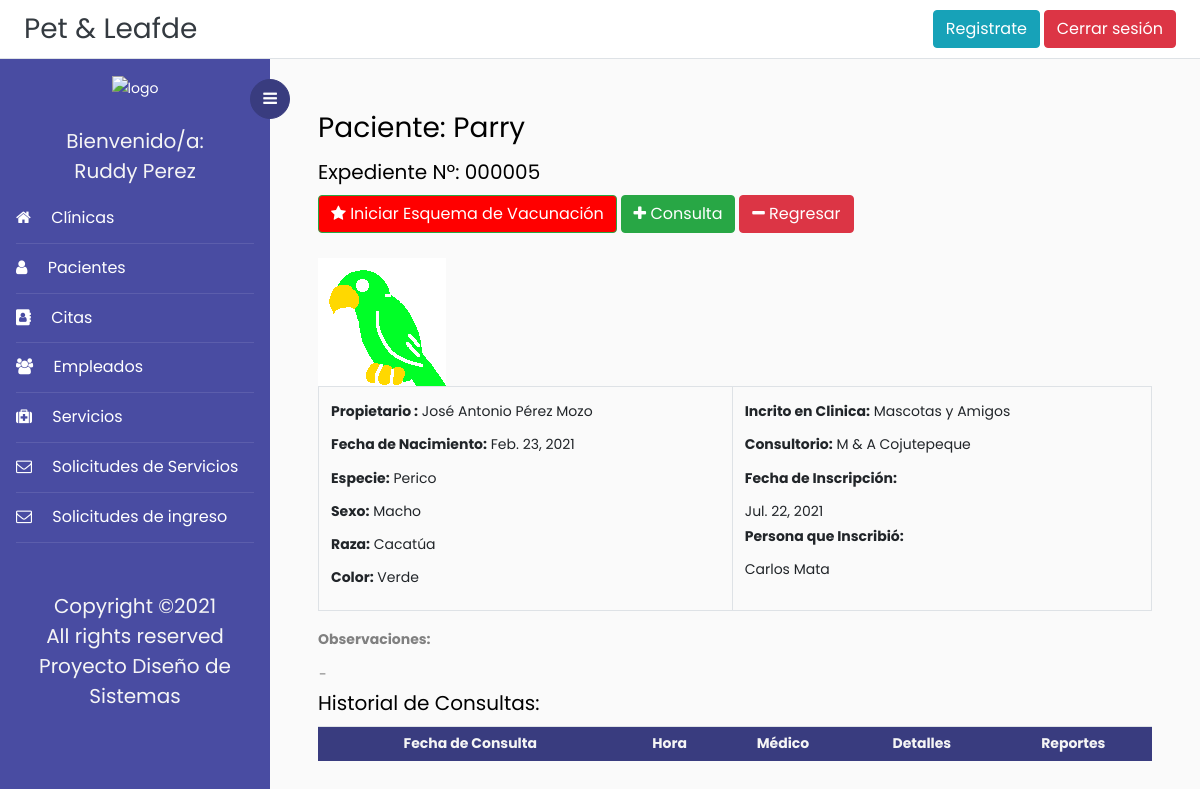
The app's page /expediente/3 (signed in), older data.
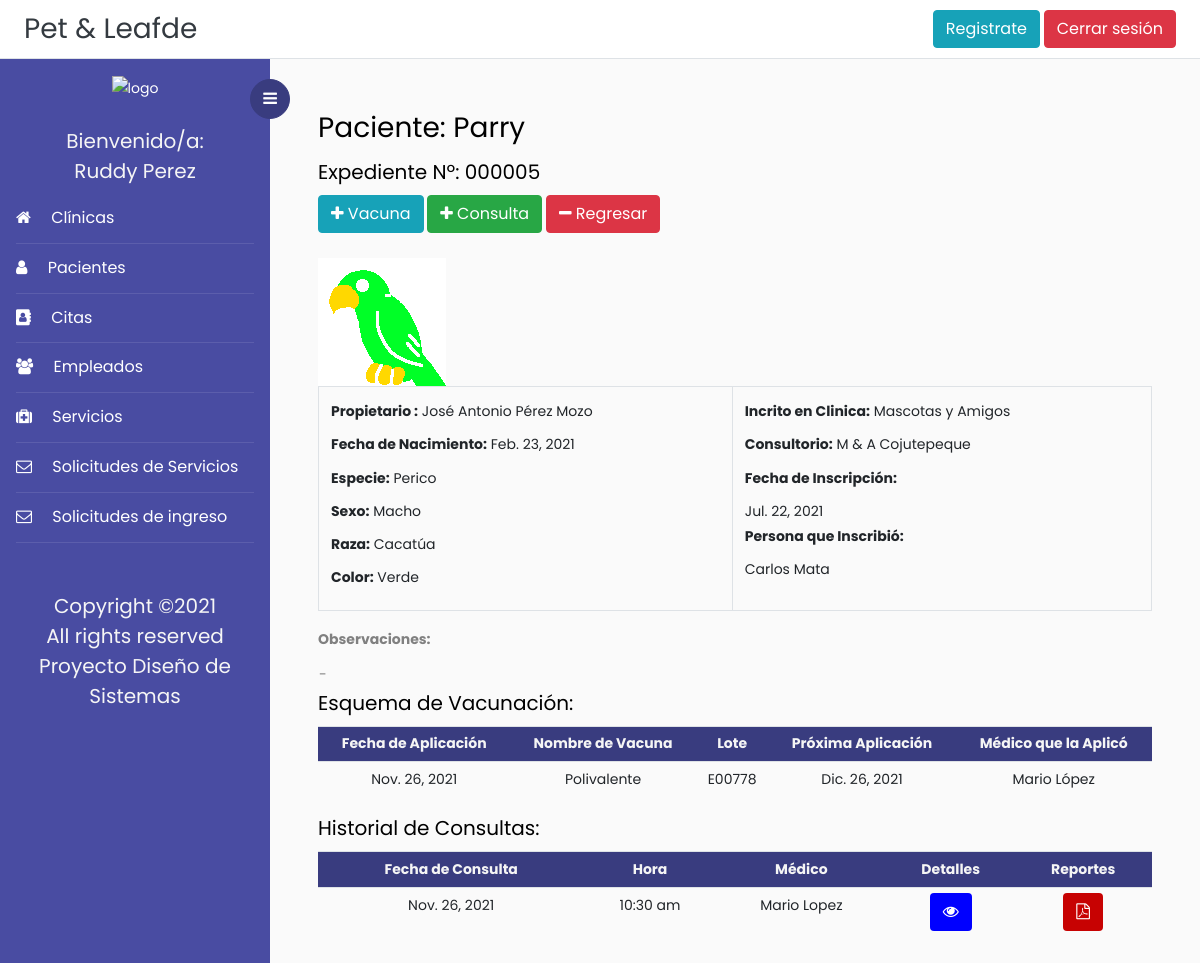
The same page, newer data.
### Veterinaria/models.py (models this page shows, shortened)
class Expediente (models.Model):
    id = models.AutoField(primary_key = True)
    pacienteId = models.ForeignKey('Paciente', on_delete = models.PROTECT, null=True)
    clinica = models.ForeignKey('Clinica', on_delete = models.PROTECT)
    consultorio = models.ForeignKey('Consultorio', on_delete = models.PROTECT)

class Paciente(models.Model):
    id = models.AutoField(primary_key=True)
    foto = models.ImageField(upload_to='fotos', null = True)
    nombrePac = models.CharField(max_length=50,help_text="", validators=[solo_Letras])
    SEXO = (('m','Macho'),('h', 'Hembra'))# Estructura para la selección del sexo del paciente
    sexo = models.CharField(max_length=10, choices=SEXO, blank=True, help_text='')
    especie = models.CharField(max_length=50, help_text="", validators=[solo_Letras])
    raza = models.CharField(max_length=50,help_text="", validators=[solo_Letras])
    color = models.CharField(max_length=50,help_text="", validators=[solo_Letras])
    fechaNacimPac = models.DateField(null=False, blank=True, validators=[validar_Fecha])
    observaciones = models.CharField(max_length=500, null = True, blank=True)
    fechaInscrip = models.DateField(auto_now_add = True)# fecha de inscripcion del paciente
    personaInscrip = models.CharField(max_length=70,help_text="", validators=[solo_Letras])
    activo = models.BooleanField(blank=True,  default=1)
    propietario = models.ForeignKey('Propietario', on_delete = models.SET_NULL, null=True)

class Propietario(models.Model):
    dui = models.CharField(max_length=10, help_text="########-#", primary_key=True,validators=[formato_Dui])
    nombre = models.CharField(max_length=100, validators=[solo_Letras])
    apellido = models.CharField(max_length=100, validators=[solo_Letras])
    fechaNacim = models.DateField(validators=[validar_Fecha])
    edad = models.IntegerField(help_text="Se calculará automaticamente",validators=[solo_Numeros])
    direccion = models.CharField(max_length=100,help_text="Calle, Colonia, Cantón ...")
    departamento = models.ForeignKey('Departamento', on_delete = models.SET_NULL, null=True)
    municipio = models.ForeignKey('Municipio', on_delete = models.SET_NULL, null=True)
    correo = models.CharField(max_length=50,help_text="")
    telefono = models.CharField(max_length=9,help_text="####-####",validators=[formato_Telefono])
    def __str__(self): #Para que retorne el nombre y no el Id
        return self.nombre + " " + self.apellido

class Clinica(models.Model):
    id = models.IntegerField(primary_key = True)
    propietario = models.CharField(max_length=50, validators=[solo_Letras])
    nombre = models.CharField(max_length=60)
    direccion = models.TextField()
    horarios = models.CharField(max_length=50)
    telefono = models.CharField(max_length=9)
    fechaIngreso = models.DateField(auto_now_add=True, null=True)
    correoElectronico = models.CharField(max_length=200, null=True)
    ESTADO = (('Activa','Activa'),('Inactiva', 'Inactiva'))
    estado = models.CharField(max_length=10, choices=ESTADO, default="Activa")
    def __str__(self):
        return self.nombre

class Consultorio(models.Model):
    clinica = models.ForeignKey('Clinica', on_delete = models.CASCADE)
    nombre = models.CharField(max_length=60)
    direccion = models.TextField()
    longitud = models.FloatField(blank=True, null=True)
    latitud = models.FloatField(blank=True, null=True)
    correoElectronico = models.CharField(max_length=200, null=True)
    horarios = models.CharField(max_length=50)
    telefono = models.CharField(max_length=9, validators=[formato_Telefono])
    servicios = models.ManyToManyField('Servicio')
    fechaIngreso = models.DateField(auto_now_add=True, null=True)
    ESTADO = (('Activa','Activa'),('Inactiva', 'Inactiva'))
    estado = models.CharField(max_length=10, choices=ESTADO, default="Activa")
    def __str__(self):
        return self.nombre

class Vacuna(models.Model):
    id = models.AutoField(primary_key = True)
    paciente = models.ForeignKey('Paciente', on_delete = models.PROTECT, null=True)
    fechaAplic = models.DateField(auto_now_add = True)# fecha de agrecada la vacuna
    nombre = models.CharField(max_length=100,null=False)
    lote = models.CharField(max_length=10,null=False)
    fechaProx = models.DateField(validators=[fecha_mayor],null=False)# fecha de creación de la consulta
    aplicador = models.CharField(max_length=70,null=False, validators=[solo_Letras])

class Consulta (models.Model):
    id = models.AutoField(primary_key = True)
    medico = models.CharField(max_length=70,null=False, validators=[solo_Letras])
    pacienteId = models.ForeignKey('Paciente', on_delete = models.PROTECT, null=True)
    edad = models.CharField(max_length=2, null=False, validators=[solo_Numeros])
    peso = models.CharField(max_length=10, null=False)
    fechaConsulta = models.DateField(auto_now_add = True)# fecha de creación de la consulta
    hora = models.CharField(max_length=10, null=False)
    observaciones = models.CharField(max_length=100, null = True, blank=True)
    medicamento = models.CharField(max_length=200, null = True, blank=True)
    examenes = models.CharField(max_length=200, null = True, blank=True)
    proximoCont = models.DateField(null=True, validators=[fecha_mayor])
    clinica = models.ForeignKey('Clinica', on_delete = models.PROTECT)
    consultorio = models.ForeignKey('Consultorio', on_delete = models.PROTECT)

### Veterinaria/views.py (the view)
# urls.py: path('expediente/<int:pk>', login_required(DetalleExpediente), name='expediente'),
def DetalleExpediente (request, pk):
    vacunas = Vacuna.objects.filter(paciente_id = pk)
    sinVacunas = 0
    if request.method == 'GET':
        if vacunas.exists() == False: # Si no tiene vacunas
            sinVacunas = 1 #Ponemos esto a 1
        exp = Expediente.objects.filter(pacienteId_id = pk).first()
        consultas = Consulta.objects.filter(pacienteId_id = pk)
    return render(request, 'Plantillas/detalleExpediente.html', {'exp':exp,'cons':consultas,'sinVacunas':sinVacunas,'vacunas':vacunas})

### Veterinaria/templates/Plantillas/detalleExpediente.html (shortened to what this page needs)
{% extends 'base.html' %}
{% block content %}
<div>
    <h3>Paciente: {{exp.pacienteId.nombrePac}}</h3>
</div>
<div>
    <h5>Expediente Nº:
    {% if exp.id <= 9 %}
        00000{{exp.id}}
    {% endif %}
    </h5>
</div>
<div>
    {% if exp.pacienteId.activo == 1%}
        {% if sinVacunas == 1 %}
        <a href="{% url 'agregar_vacuna' exp.pacienteId.pk %}" class="btn btn-success" style="color:white; background-color:red"><i class="fa fa-star" aria-hidden="true"></i> Iniciar Esquema de Vacunación</a>
        {% else %}
        <a href="{% url 'agregar_vacuna' exp.pacienteId.pk %}" class="btn btn-info" ><i class="fa fa-plus" aria-hidden="true"></i> Vacuna</a>
        {% endif%}
        <a href="{% url 'registrar_consulta' exp.pacienteId.pk%}" class="btn btn-success""><i class="fa fa-plus" aria-hidden="true"></i> Consulta</a>
    {% endif%}
    <a href="{% url 'listado_pacientes'%}" class="btn btn-danger"><i class="fa fa-minus" aria-hidden="true"></i> Regresar</a>
</div>
<br>
    <div>
            <img src=" {{ exp.pacienteId.foto.url }}"/>
    </div>
    <table class = "table table-bordered">
        <tr>
            <td>
                <div>
                    <B><label>Propietario : </label></B>    {{exp.pacienteId.propietario}}
                </div>
                <div>
                    <B><label>Fecha de Nacimiento: </label></B>    {{exp.pacienteId.fechaNacimPac}}
                </div>
                <div>
                <B><label>Especie: </label></B>    {{exp.pacienteId.especie}}
                </div>
                <div>
                    <B><label>Sexo: </label></B>    {% if exp.pacienteId.sexo == 'h' %}Hembra{%else%}Macho{%endif%}
                </div>
                <div>
                    <B><label>Raza: </label></B>    {{exp.pacienteId.raza}}
                </div>
                <div>
                    <B><label>Color: </label></B>    {{exp.pacienteId.color}}
                </div>
            </td>
            <td style="text-align: top">
                 <div >
                    <B><label>Incrito en Clinica: </label></B>    {{exp.clinica}}
                </div>
                <div >
                    <B><label>Consultorio: </label></B>    {{exp.consultorio}}
                </div>
                <div>
                    <B><label>Fecha de Inscripción: </label></B>
                </div>
                <div>
                   {{exp.pacienteId.fechaInscrip}}
                </div>
                <div>
                    <B><label>Persona que Inscribió: </label></B>
                </div>
                <div>
                    {{exp.pacienteId.personaInscrip}}
                </div>
            </td>
        </tr>
    </table>
    <div>
        <B><label>Observaciones: </label></B><br>
        <table>
            <tr>
                <td width="800">
                    {% if exp.pacienteId.observaciones == None %}
                        -
                    {% else %}
                        <p>{{exp.pacienteId.observaciones}}</p>
                    {% endif %}
                </td>
            </tr>
        </table>
    </div>
{% if sinVacunas == 0%}
<div>
    <h5>Esquema de Vacunación:</h5>
</div>
<table  class="table table-sm">
		<tr style="text-align: center; background-color: #393c7f; color:whitesmoke;">
			<th style="text-align: center">Fecha de Aplicación</th>
            <th style="text-align: center">Nombre de Vacuna</th>
			<th style="text-align: center">Lote</th>
            <th style="text-align: center">Próxima Aplicación</th>
            <th style="text-align: center">Médico que la Aplicó</th>
		</tr>
		{% for v in vacunas %}
		<tr>
			<td style="text-align: center">{{v.fechaAplic}}</td>
			<td style="text-align: center">{{v.nombre}}</td>
            <td style="text-align: center">{{v.lote}}</td>
            <td style="text-align: center">{{v.fechaProx}}</td>
            <td style="text-align: center">{{v.aplicador}}</td>
		{% endfor %}
	</table>
{% endif %}
<div>
    <h5>Historial de Consultas: </h5>
</div>
<table  class="table table-sm">
		<tr style="text-align: center; background-color: #393c7f; color:whitesmoke;">
			<th style="text-align: center">Fecha de Consulta</th>
            <th style="text-align: center">Hora</th>
			<th style="text-align: center">Médico</th>
            <th style="text-align: center">Detalles</th>
            <th style="text-align: center">Reportes</th>
		</tr>
		{% for c in cons %}
		<tr>
			<td style="text-align: center">
				{{c.fechaConsulta}}
			</td>
			<td style="text-align: center">
                {{c.hora}}
            </td>
            <td style="text-align: center">
                {{c.medico}}
            </td>
			<td style="text-align:center;">
					<a href="{% url 'detalle_consulta' c.pk %}" class="btn"  style="color:white; background-color:blue"><i class="fa fa-eye" aria-hidden="true"></i></a>
				</td>
            <td style="text-align:center;">
                <a href="{% url 'reporte_Consulta' c.pk %}" class="btn"
                    style="color:white; background-color:rgb(199, 2, 2)"><i class="fa fa-file-pdf-o"
                        aria-hidden="true"></i></a>
            </td>
			</tr>
		{% endfor %}
	</table>
{% endblock content%}

### Veterinaria/templates/base.html (shortened to what this page needs)
<!doctype html>
<html lang="en">
  <head>
	<link rel="stylesheet" href="https://cdnjs.cloudflare.com/ajax/libs/select2/4.0.13/css/select2.min.css" />
    <link rel="stylesheet" href="https://cdn.jsdelivr.net/bxslider/4.2.12/jquery.bxslider.css">
	<link rel="stylesheet" href="https://stackpath.bootstrapcdn.com/font-awesome/4.7.0/css/font-awesome.min.css">
    {% load static %}
	<link rel="stylesheet" href="{% static 'css/style.css' %}">
    <link href='https://api.mapbox.com/mapbox-gl-js/v2.3.1/mapbox-gl.css' rel='stylesheet' />
  </head>
  <body>
		{% block navbar %}
	  <div class="d-flex flex-column flex-md-row align-items-center p-2 px-md-4 bg-white border-bottom box-shadow">
      <h3 class="my-0 mr-md-auto font-weight-normal" ><a class="text-dark" href="{% url 'index' %}">Pet & Leafde</a></h3>
	  <a class="btn btn-info" href="{% url 'registro'%}">Registrate</a>&nbsp;
	  {% if request.user.is_authenticated %}
      <a class="btn btn-danger" href="{% url 'logout' %}">Cerrar sesión</a>
	  {% else %}
	  <a class="btn btn-success" href="{% url 'login' %}">Iniciar sesión</a>
	  {% endif %}
    </div>
		<div class="wrapper d-flex align-items-stretch">
			<nav id="sidebar">
				<div class="custom-menu">
					<button type="button" id="sidebarCollapse" class="btn btn-primary">
	          <i class="fa fa-bars"></i>
	        </button>
        </div>
				<div class="p-3">
        <div class="contenedor_logo" align="center">
            <img  class="logo"  src="{% static 'images/logo.png'%}" alt="logo">
        </div>&nbsp;
			{% if request.user.is_authenticated %}
			<h5 style="color:whitesmoke;" class="my-0 mr-md-auto font-weight-normal" align ="center">Bienvenido/a:</h5>
			<h5 style="color:whitesmoke;" align ='center'>{{user.first_name}} {{user.last_name}}</h5>
	        <ul class="list-unstyled components mb-5">
	          <li class="active">
	            <a href="{% url 'listar_clinica' %}"><span class="fa fa-home mr-3"></span> Clínicas</a>
	          </li>
	          <li class="active">
	            <a href="{% url 'listado_pacientes' %}"><span class="fa fa-user mr-3"></span> Pacientes</a>
	          </li>
	          <li class="active">
              <a href="{% url 'listado_citas' %}"><span class="fa fa-address-book mr-3"></span> Citas</a>
	          </li>
	          <li class="active">
              	<a href="{% url 'listado_empleados' %}"><span class="fa fa-users mr-3"></span> Empleados</a>
	          </li>
			  <li class="active">
              	<a href="{% url 'listado_servicios' %}"><span class="fa fa-medkit mr-3"></span> Servicios</a>
	          </li>
			  <li class="active">
              	<a href="{% url 'listado_solicitud_servicio' %}"><span class="fa fa-envelope-o mr-3"></span> Solicitudes de Servicios</a>
	          </li>
			  <li class="active">
				<a href="{% url 'listado_solicitudes' %}"><span class="fa fa-envelope-o mr-3"></span> Solicitudes de ingreso</a>
			</li>
			</ul>
			{% endif %}
	        <div class="footer">
	        	<h5 align="center" style="color:whitesmoke;">
						  Copyright &copy;<script>document.write(new Date().getFullYear());</script><br>
						  All rights reserved <br> Proyecto Diseño de Sistemas
	        </div>
	      </div>
    	</nav>
        {% endblock navbar%}
      <div id="content" class="p-4 p-md-5 pt-5">
	  {% block content %}{% endblock content%}
  </body>
</html>

Row changes from the older to the newer data that the page shows:
added Vacuna: fechaAplic "Nov. 26, 2021", nombre "Polivalente", lote "E00778", fechaProx "Dic. 26, 2021", aplicador "Mario López"
added Consulta: fechaConsulta "Nov. 26, 2021", hora "10:30 am", medico "Mario Lopez"
Text that changed along with them:
text no longer shown: "Iniciar Esquema de Vacunación"
text now shown: "Vacuna Esquema de Vacunación: Fecha de Aplicación Nombre de Vacuna Lote Próxima Aplicación Médico que la Aplicó"
